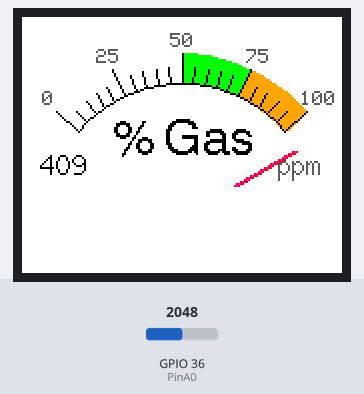
The sketch below on a simulated ESP32. On the bench: 160×128 colour display. Inputs (shaded band) come from the test bench; at power-on: GPIO 36 (PinA0) = 2048.

Above: at 1.3 s.
1.4 s: GPIO 36 (PinA0) set to 2866
At 1.8 s:
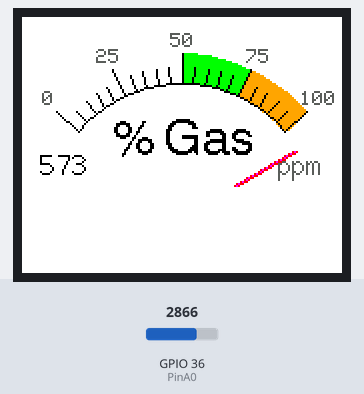
2.9 s: GPIO 36 (PinA0) set to 3603
At 4.1 s:
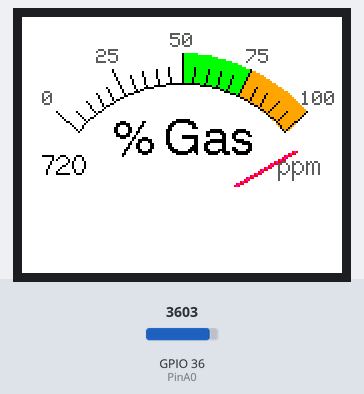
4.4 s: GPIO 36 (PinA0) set to 4095
At 5.4 s:
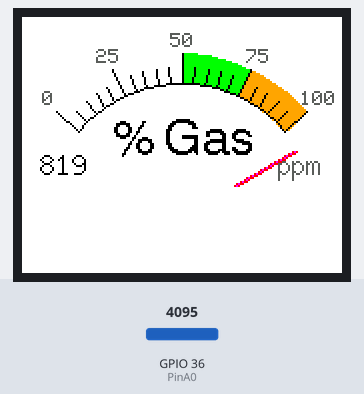
Timing chart, 0 to 7.4 s (numbered marks = the images above; inputs shaded):
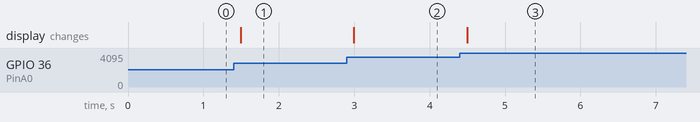

The sketch:

MedidorAnalogicoTFT.ino
```cpp
//Medidor tipo agulha da entrada ADC0

// Define meter size
#define M_SIZE 0.667

#include <TFT_eSPI.h> //https://github.com/Bodmer/TFT_eSPI.git versao 2.2.14
#include <SPI.h>

TFT_eSPI tft = TFT_eSPI();

#define TFT_GREY 0x5AEB
#define TFT_ORANGE      0xFD20      /* 255, 165,   0 */

int PinA0 = A0;//sinal analógico do sensor MQ-2 (PIN VP)

float ltx = 0;    //X coord salva da parte inferior da agulha
uint16_t osx = M_SIZE*120, osy = M_SIZE*120; //Coordenadas x e y salvos
uint32_t updateTime = 0; //Hora da próxima atualização

int old_analog =  -999; //Valor exibido pela última vez

int value[6] = {0, 0, 0, 0, 0, 0};
int old_value[6] = { -1, -1, -1, -1, -1, -1};
int d = 0;

void setup(void) {
  Serial.begin(115200);
  tft.init();
  tft.setRotation(1);

  tft.fillScreen(TFT_WHITE);

  analogMeter(); //Desenhe medidor analógico

  updateTime = millis(); //Próxima atualização
}


void loop() {
  if (updateTime <= millis()) {
    updateTime = millis() + 100; //Atualizar medidor a cada 35 milissegundos

    /*//onda Senoidal para Teste
    d += 4; if (d >= 360) d = 0;
    value[0] = 50 + 50 * sin((d + 0) * 0.0174532925);*/

    /*//valor ramdomico
    value[0] = random(0,100);*/

    /*//campo magnetico sensor hall interno
    int measurement = 0;
    //faz a leitura do sensor hall
    measurement = hallRead();
    value [0] = measurement; */

    //valor em adc0
    value [0] = analogRead(PinA0)/5;//ajuste da escala de 100% para em 75% sinalizar 300mV

    //unsigned long tt = millis();
    plotNeedle(value[0], 0); //Demora entre 2 e 14ms para replantar a agulha com atraso zero
    //Serial.println(millis()-tt);
  }
}

// #########################################################################
//  Desenhe o medidor analógico na tela
// #########################################################################
void analogMeter()
{

  //Contorno do medidor
  //tft.fillRect(0, 0, M_SIZE*239, M_SIZE*131, TFT_GREY); //Moldura
  tft.fillRect(1, M_SIZE*3, M_SIZE*234, M_SIZE*125, TFT_WHITE);

  tft.setTextColor(TFT_GREY);  // Text colour

  //Desenhe carrapatos a cada 5 graus de -50 a +50 graus (100 graus FSD swing)
  for (int i = -50; i < 51; i += 5) {
    //Comprimento de escala longa
    int tl = 15;

    //Coordenadas de marcação para desenhar
    float sx = cos((i - 90) * 0.0174532925);
    float sy = sin((i - 90) * 0.0174532925);
    uint16_t x0 = sx * (M_SIZE*100 + tl) + M_SIZE*120;
    uint16_t y0 = sy * (M_SIZE*100 + tl) + M_SIZE*150;
    uint16_t x1 = sx * M_SIZE*100 + M_SIZE*120;
    uint16_t y1 = sy * M_SIZE*100 + M_SIZE*150;

    //Coordenadas da próxima marcação para preenchimento de zona
    float sx2 = cos((i + 5 - 90) * 0.0174532925);
    float sy2 = sin((i + 5 - 90) * 0.0174532925);
    int x2 = sx2 * (M_SIZE*100 + tl) + M_SIZE*120;
    int y2 = sy2 * (M_SIZE*100 + tl) + M_SIZE*150;
    int x3 = sx2 * M_SIZE*100 + M_SIZE*120;
    int y3 = sy2 * M_SIZE*100 + M_SIZE*150;

    //Limites da zona amarela
    //if (i >= -50 && i < 0) {
    //  tft.fillTriangle(x0, y0, x1, y1, x2, y2, TFT_YELLOW);
    //  tft.fillTriangle(x1, y1, x2, y2, x3, y3, TFT_YELLOW);
    //}

    //Limites da zona verde
    if (i >= 0 && i < 25) {
      tft.fillTriangle(x0, y0, x1, y1, x2, y2, TFT_GREEN);
      tft.fillTriangle(x1, y1, x2, y2, x3, y3, TFT_GREEN);
    }

    //Limites da zona laranja
    if (i >= 25 && i < 50) {
      tft.fillTriangle(x0, y0, x1, y1, x2, y2, TFT_ORANGE);
      tft.fillTriangle(x1, y1, x2, y2, x3, y3, TFT_ORANGE);
    }

    //Comprimento da escala curta
    if (i % 25 != 0) tl = 8;

    //Recalcular as coordenadas no caso de o comprimento do carrapato ser alterado
    x0 = sx * (M_SIZE*100 + tl) + M_SIZE*120;
    y0 = sy * (M_SIZE*100 + tl) + M_SIZE*150;
    x1 = sx * M_SIZE*100 + M_SIZE*120;
    y1 = sy * M_SIZE*100 + M_SIZE*150;

    //Desenhar marca
    tft.drawLine(x0, y0, x1, y1, TFT_BLACK);

    //Verifique se os rótulos devem ser desenhados, com ajustes de posição
    if (i % 25 == 0) {
      // Calculate label positions
      x0 = sx * (M_SIZE*100 + tl + 10) + M_SIZE*120;
      y0 = sy * (M_SIZE*100 + tl + 10) + M_SIZE*150;
      switch (i / 25) {
        case -2: tft.drawCentreString("0", x0+4, y0-4, 1); break;
        case -1: tft.drawCentreString("25", x0+2, y0, 1); break;
        case 0: tft.drawCentreString("50", x0, y0, 1); break;
        case 1: tft.drawCentreString("75", x0, y0, 1); break;
        case 2: tft.drawCentreString("100", x0-2, y0-4, 1); break;
      }
    }

    //Agora desenhe o arco da escala
    sx = cos((i + 5 - 90) * 0.0174532925);
    sy = sin((i + 5 - 90) * 0.0174532925);
    x0 = sx * M_SIZE*100 + M_SIZE*120;
    y0 = sy * M_SIZE*100 + M_SIZE*150;
    //Desenhe um arco de escala, não desenhe a última parte
    if (i < 50) tft.drawLine(x0, y0, x1, y1, TFT_BLACK);
  }

  tft.drawString("ppm", M_SIZE*(3 + 230 - 40), M_SIZE*(119 - 20), 2); //Unidades no canto inferior direito
  tft.drawCentreString("%Gas", M_SIZE*120, M_SIZE*75, 4); //Comente para evitar a fonte 4
  //tft.drawRect(1, M_SIZE*3, M_SIZE*236, M_SIZE*126, TFT_BLACK); //Desenhar linha de moldura

  plotNeedle(0, 0); //Coloque a agulha do medidor em 0
}

/*#########################################################################
Atualizar a posição da agulha
Esta função está bloqueando enquanto a agulha se move, o tempo depende de ms_delay
10 ms minimiza a cintilação da agulha se o texto for desenhado dentro da área de varredura da agulha
Valores menores OK se o texto não estiver na área de varredura, zero para movimento instantâneo, mas
não parece realista ... (nota: 100 incrementos para deflexão de escala total)
#########################################################################*/
void plotNeedle(int value, byte ms_delay)
{
  tft.setTextColor(TFT_BLACK, TFT_WHITE);
  char buf[8]; dtostrf(value, 4, 0, buf);
  tft.drawRightString(buf, 33, M_SIZE*(119 - 20), 2);

  if (value < -10) value = -10; //Limite o valor para emular os batentes da agulha
  if (value > 110) value = 110;

  //Mova a agulha até que o novo valor seja alcançado
  while (!(value == old_analog)) {
    if (old_analog < value) old_analog++;
    else old_analog--;

    if (ms_delay == 0) old_analog = value; //Atualize imediatamente se o atraso for 0

    float sdeg = map(old_analog, -10, 110, -150, -30); //Valor do mapa para ângulo
    //Calcular a ponta das coords da agulha
    float sx = cos(sdeg * 0.0174532925);
    float sy = sin(sdeg * 0.0174532925);

    //Calcule x delta do início da agulha (não começa no ponto de pivô)
    float tx = tan((sdeg + 90) * 0.0174532925);

    //Apagar imagem de agulha antiga
    tft.drawLine(M_SIZE*(120 + 24 * ltx) - 1, M_SIZE*(150 - 24), osx - 1, osy, TFT_WHITE);
    tft.drawLine(M_SIZE*(120 + 24 * ltx), M_SIZE*(150 - 24), osx, osy, TFT_WHITE);
    tft.drawLine(M_SIZE*(120 + 24 * ltx) + 1, M_SIZE*(150 - 24), osx + 1, osy, TFT_WHITE);

    //Redesenhar o texto sob a agulha
    tft.setTextColor(TFT_BLACK, TFT_WHITE);
    tft.drawCentreString("% Gas", M_SIZE*120, M_SIZE*75, 4); //Comente para evitar a fonte 4

    //Armazene novas coords de agulha para o próximo apagamento
    ltx = tx;
    osx = M_SIZE*(sx * 98 + 120);
    osy = M_SIZE*(sy * 98 + 150);

    //Desenhe a agulha na nova posição, magenta torna a agulha um pouco mais ousada
    //Desenha 3 linhas para engrossar a agulha
    tft.drawLine(M_SIZE*(120 + 24 * ltx) - 1, M_SIZE*(150 - 24), osx - 1, osy, TFT_RED);
    tft.drawLine(M_SIZE*(120 + 24 * ltx), M_SIZE*(150 - 24), osx, osy, TFT_MAGENTA);
    tft.drawLine(M_SIZE*(120 + 24 * ltx) + 1, M_SIZE*(150 - 24), osx + 1, osy, TFT_RED);

    //Abaixe ligeiramente a agulha à medida que se aproxima da nova posição
    if (abs(old_analog - value) < 10) ms_delay += ms_delay / 5;

    //Espere antes da próxima atualização
    delay(ms_delay);
  }
}
```

Measured:
- after the input at 1.4 s, the display: changes after 0.10 s (image 1)
- after the input at 2.9 s, the display: changes after 0.10 s (image 2)
- after the input at 4.4 s, the display: changes after 0.10 s (image 3)
